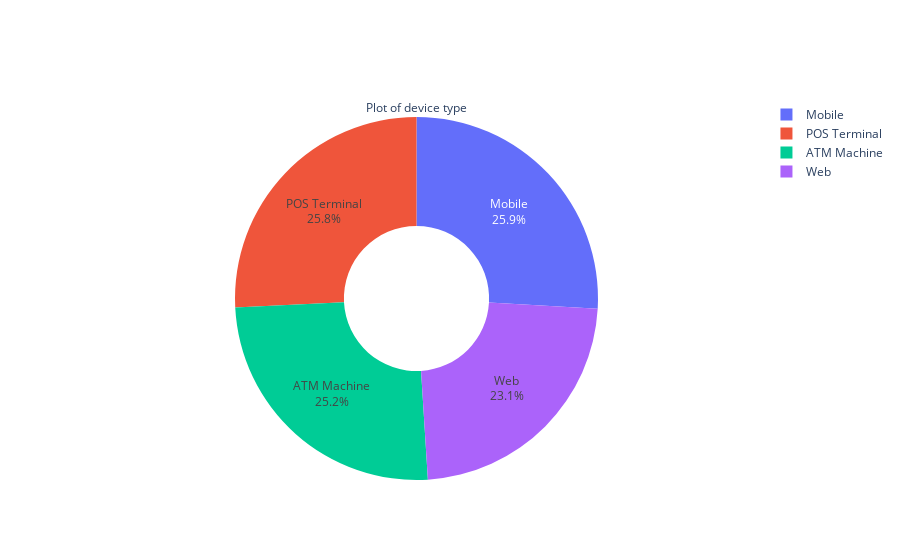

Here is the notebook cell this chart was saved with:
### Code cell
df_dict = fintech_data['device_type'].value_counts().to_dict()
default_df = pd.DataFrame([df_dict])
Main_status_df = default_df.T.reset_index()
Main_status_df.rename(columns = {'index': 'device_type', 0:'counts'}, inplace=True)

labels = Main_status_df['device_type'].to_list()
values  = Main_status_df['counts'].to_list()
fig1 = go.Figure(data=[go.Pie(labels=labels, values=values, hole=.4, textinfo='label+percent', 
                             title = 'Plot of device type',
                             titleposition = 'top center',
                             insidetextorientation='auto')])
fig1.show()

### Figure 1 — Plotly figure (JSON) as saved in the notebook; plotly's stock layout.template omitted (floating-point values rounded to 4 significant figures)
{"data": [{"hole": 0.4, "insidetextorientation": "auto", "labels": ["Mobile", "POS Terminal", "ATM Machine", "Web"], "textinfo": "label+percent", "title": {"position": "top center", "text": "Plot of device type"}, "type": "pie", "values": [259, 258, 252, 231]}], "layout": {}}
